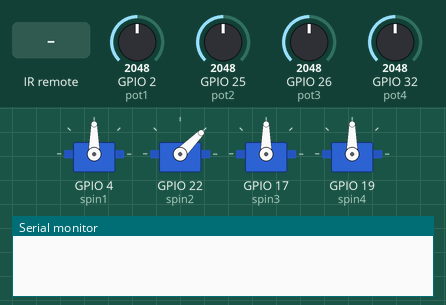
Simulated run of this sketch. Board: ESP32. Parts: 4 × servo, the last lines printed to the serial monitor. The test bench sets the inputs (shaded band); at power-on: GPIO 2 (pot1) = 2048, GPIO 25 (pot2) = 2048, GPIO 26 (pot3) = 2048, GPIO 32 (pot4) = 2048.

Above: at 5.2 s.
5.3 s: infrared code 0xE31CFF00 received
At 5.7 s:
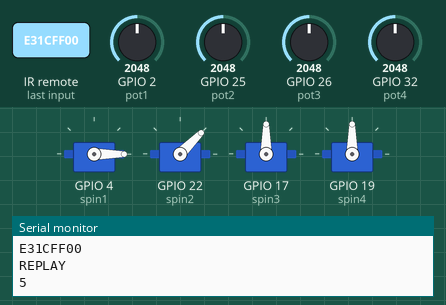
At 7.6 s:
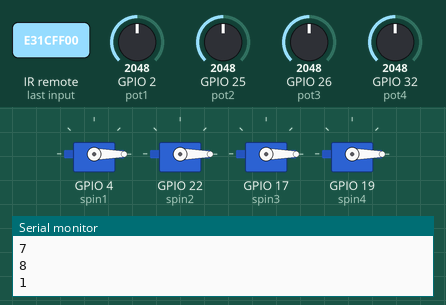
Timing chart, 0 to 23.8 s (numbered marks = the images above; inputs shaded):
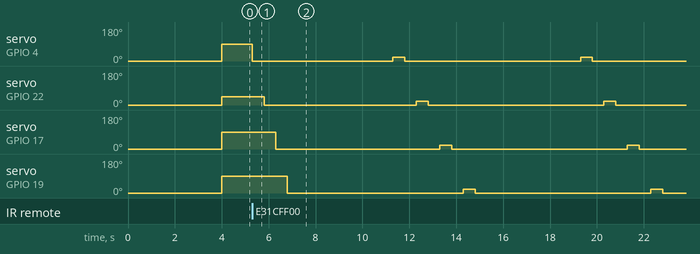

Measured:
- after the input at 5.3 s, servo on GPIO 4 (spin1): goes 0° 6.0 s, 20° 0.50 s, 0° 7.5 s, 20° 0.50 s, then 0°, starting at once; servo on GPIO 22 (spin2): goes 0° 6.5 s, 20° 0.50 s, 0° 7.5 s, 20° 0.50 s, then 0°, starting after 0.50 s

The sketch:

MEXE_3305_Robotic_arm_potentiometer_and_Ir_remote_control.ino
```cpp
#include<IRremote.h>
#include <ESP32Servo.h>

int irpin = 21;
int t= 1000;
const int savepb1 = 0xBA45FF00, savepb2 = 0xB946FF00, playpb = 0xE31CFF00, stop = 0xB847FF00;
int save1, save2;
bool savemode1 = false, savemode2 = false, playmode = true;
int aspeed = 20, bspeed = 20;

int apos1, apos2, apos3, apos4;
int astartpos1, astartpos2, astartpos3, astartpos4;

int bpos1, bpos2, bpos3, bpos4;
int bstartpos1, bstartpos2, bstartpos3, bstartpos4;

int pos4, pos5, pos6, pos7;

const int pot1 = 2, spin1 = 4;
float serpos1 = 0, asavepos1 = 0, bsavepos1 = 0;
float val1;
Servo sv1;

const int pot2 = 25, spin2 = 22;
float serpos2 = 0, asavepos2 = 0, bsavepos2 = 0;
float val2;
Servo sv2;

const int pot3 = 26, spin3 = 17;
float serpos3 = 0, asavepos3 = 0, bsavepos3 = 0;
float val3;
Servo sv3;

const int pot4 = 32, spin4 = 19;
float serpos4 = 0, asavepos4 = 0, bsavepos4 = 0;
float val4;
Servo sv4;

IRrecv IR(irpin);
decode_results results;

void setup() {
  // put your setup code here, to run once:
  IR.enableIRIn();
  Serial.begin(9600);

  pinMode(pot1, INPUT);
  pinMode(spin1, OUTPUT);
  sv1.attach(spin1);
  sv1.write(serpos1);
  delay(t);

  pinMode(pot2, INPUT);
  pinMode(spin2, OUTPUT);
  sv2.attach(spin2);
  sv2.write(serpos2);
  delay(t);

  pinMode(pot3, INPUT);
  pinMode(spin3, OUTPUT);
  sv3.attach(spin3);
  sv3.write(serpos3);
  delay(t);

  pinMode(pot4, INPUT);
  pinMode(spin4, OUTPUT);
  sv4.attach(spin4);
  sv4.write(serpos4);
  delay(t);
}

void loop() {
  // put your main code here, to run repeatedly:
  val1 = analogRead(pot1);
  serpos1 = ((180./4095.)*val1);
  sv1.write(serpos1);

  val2 = analogRead(pot2);
  serpos2 = ((90./4095.)*val2);
  sv2.write(serpos2);

  val3 = analogRead(pot3);
  serpos3 = ((180./4095.)*val3);
  sv3.write(serpos3);

  val4 = analogRead(pot4);
  serpos4 = ((180./4095.)*val4);
  sv4.write(serpos4);

  if(IR.decode()){
    Serial.println(IR.decodedIRData.decodedRawData, HEX);
  {
   if(IR.decodedIRData.decodedRawData == savepb1){
     Serial.println("SLOT1");
     savemode1 = true;
     asavepos1 = serpos1;
     asavepos2 = serpos2;
     asavepos3 = serpos3;
     asavepos4 = serpos4;

     delay(t);
     Serial.print("AsavePos1 = ");
     Serial.println(asavepos1);
     Serial.println();
     Serial.print("AsavePos2 = ");
     Serial.println(asavepos2);
     Serial.println();
     Serial.print("AsavePos3 = ");
     Serial.println(asavepos3);
     Serial.println();
     Serial.print("AsavePos4 = ");
     Serial.println(asavepos4);
     Serial.println();
   }
   if(IR.decodedIRData.decodedRawData == savepb2){
     Serial.println("SLOT2");
     savemode2 = true;
     bsavepos1 = serpos1;
     bsavepos2 = serpos2;
     bsavepos3 = serpos3;
     bsavepos4 = serpos4;

     delay(t);
     Serial.print("BsavePos1 = ");
     Serial.println(bsavepos1);
     Serial.println();
     Serial.print("BsavePos2 = ");
     Serial.println(bsavepos2);
     Serial.println();
     Serial.print("BsavePos3 = ");
     Serial.println(bsavepos3);
     Serial.println();
     Serial.print("BsavePos4 = ");
     Serial.println(bsavepos4);
     Serial.println();
   }
   if(IR.decodedIRData.decodedRawData == stop){
     Serial.println("STOP");
     playmode = false;
   }
   if(IR.decodedIRData.decodedRawData == playpb){
     Serial.println("REPLAY");
     playmode = true;
     while(playmode){
       savemode1 = false;
       savemode2 = false;
       astartpos1 = sv1.read();
       for(apos1 = astartpos1; apos1 <= asavepos1; apos1 += aspeed)
       {
        sv1.write(apos1);
        Serial.println("1");
        delay(500);
       }
       astartpos2 = sv2.read();
       for(apos2 = astartpos2; apos2 <= asavepos2; apos2 += aspeed)
       {
        sv2.write(apos2);
        Serial.println("2");
        delay(500);
       }
       astartpos3 = sv3.read();
       for(apos3 = astartpos3; apos3 <= asavepos3; apos3 += aspeed)
       {
        sv3.write(apos3);
        Serial.println("3");
        delay(500);
       }
       astartpos4 = sv4.read();
       for(apos4 = astartpos4; apos4 <= asavepos4; apos4 += aspeed)
       {
        sv4.write(apos4);
        Serial.println("4");
        delay(500);
       }

       //bstartpos1 = sv1.read();
       for(bpos1 = asavepos1; bpos1 <= bsavepos1; bpos1 += bspeed)
       {
        sv1.write(bpos1);
        Serial.println("5");
        delay(500);
       }
       //bstartpos2 = sv2.read();
       for(bpos2 = asavepos2; bpos2 <= bsavepos2; bpos2 += bspeed)
       {
        sv2.write(bpos2);
        Serial.println("6");
        delay(500);
       }
       //bstartpos3 = sv3.read();
       for(bpos3 = asavepos3; bpos3 <= bsavepos3; bpos3 += bspeed)
       {
        sv3.write(bpos3);
        Serial.println("7");
        delay(500);
       }
       //bstartpos4 = sv4.read();
       for(bpos4 = asavepos4; bpos4 <= bsavepos4; bpos4 += bspeed)
       {
        sv4.write(bpos4);
        Serial.println("8");
        delay(500);
       }

       for(pos4 = bpos1; pos4 >= astartpos1; pos4 -= aspeed)
       {
        sv1.write(pos4);
        Serial.println("9");
        delay(500);
       }
       for(pos5 = bpos2; pos5 >= astartpos2; pos5 -= aspeed)
       {
        sv2.write(pos5);
        Serial.println("10");
        delay(500);
       }
       for(pos6 = bpos3; pos6 >= astartpos3; pos6 -= aspeed)
       {
        sv3.write(pos6);
        Serial.println("11");
        delay(500);
       }
       for(pos7 = bpos4; pos7 >= astartpos4; pos7 -= aspeed)
       {
        sv4.write(pos7);
        Serial.println("12");
        delay(500);
       }
       if (IR.decode()) {
       // Check if the received button press interrupts the loop
        if (IR.decodedIRData.decodedRawData == 0xB847FF00) {
        playmode = false;
      }
      IR.resume();  // Receive the next IR signal
    }
   }
   }
  }
   IR.resume();
  }
}
```
